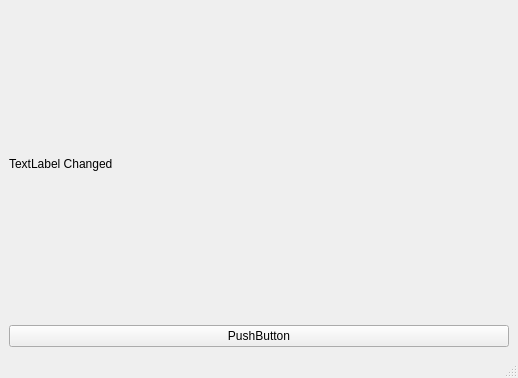
<?xml version="1.0" encoding="UTF-8"?>
<ui version="4.0">
 <class>MainWindow</class>
 <widget class="QMainWindow" name="MainWindow">
  <property name="geometry">
   <rect>
    <x>0</x>
    <y>0</y>
    <width>518</width>
    <height>378</height>
   </rect>
  </property>
  <property name="windowTitle">
   <string>MainWindow</string>
  </property>
  <widget class="QWidget" name="centralwidget">
   <layout class="QVBoxLayout" name="verticalLayout">
    <item>
     <widget class="QLabel" name="label">
      <property name="text">
       <string>TextLabel Changed</string>
      </property>
     </widget>
    </item>
    <item>
     <widget class="QPushButton" name="pushButton">
      <property name="text">
       <string>PushButton</string>
      </property>
     </widget>
    </item>
   </layout>
  </widget>
  <widget class="QMenuBar" name="menubar">
   <property name="geometry">
    <rect>
     <x>0</x>
     <y>0</y>
     <width>518</width>
     <height>37</height>
    </rect>
   </property>
  </widget>
  <widget class="QStatusBar" name="statusbar"/>
 </widget>
 <resources/>
 <connections/>
</ui>
